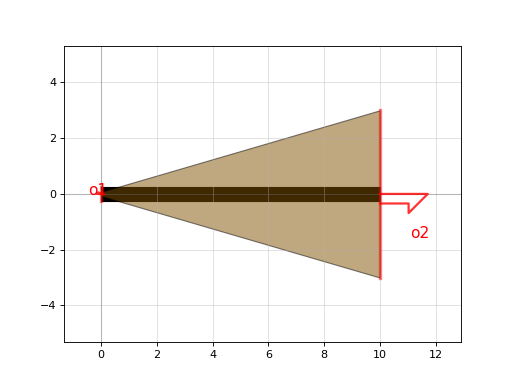

Source code (Python):
import gdsfactory as gf

c = gf.components.taper_strip_to_ridge(length=10.0, width1=0.5, width2=0.5, w_slab1=0.15, w_slab2=6.0, layer_wg=(1, 0), layer_slab=(3, 0))
c.plot()
